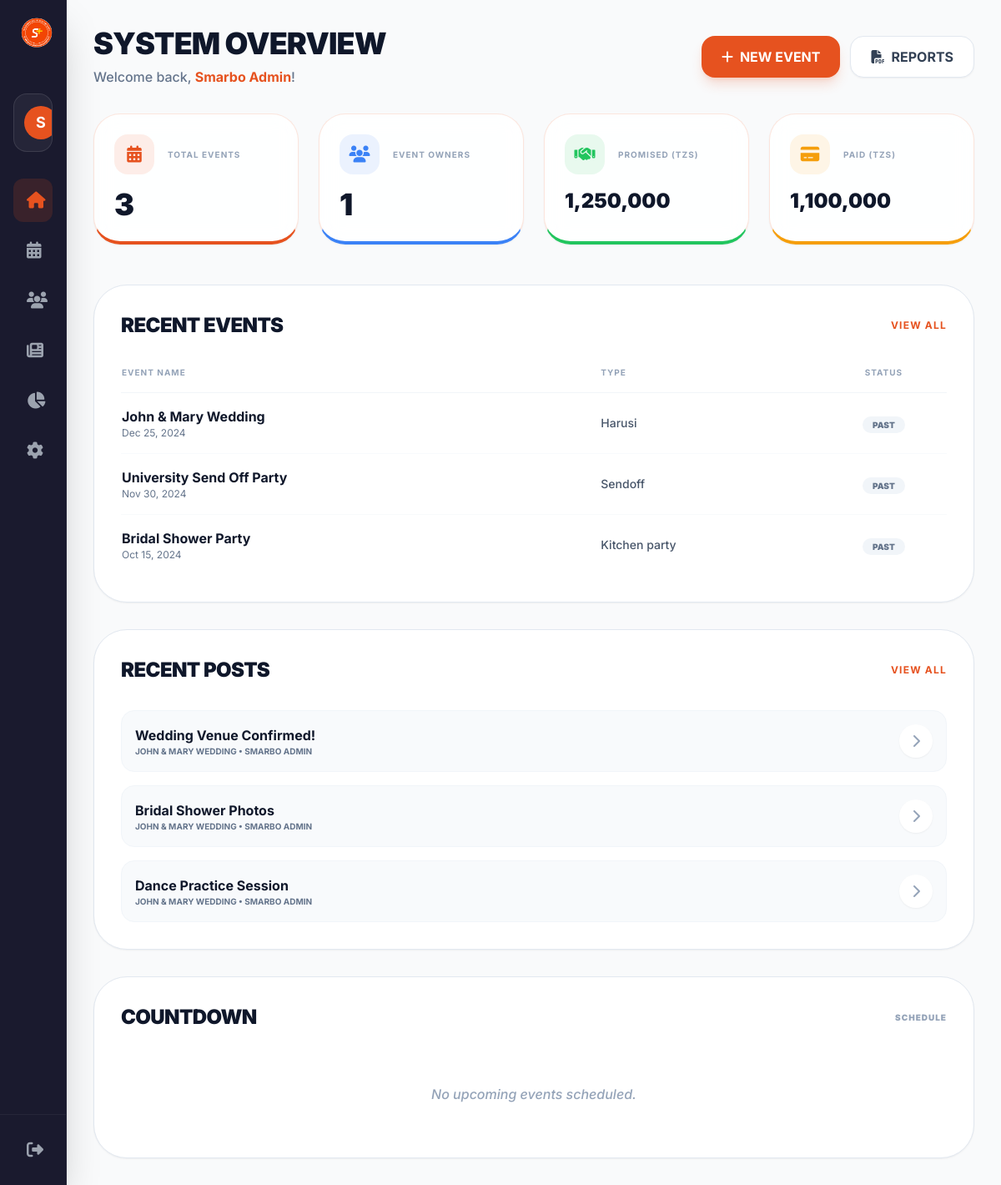
Page /admin/dashboard.php (signed in) on the committed database.
### tables this page shows
CREATE TABLE events (
    id INT AUTO_INCREMENT PRIMARY KEY,
    event_name VARCHAR(200) NOT NULL,
    event_type ENUM('harusi', 'sendoff', 'kitchen_party', 'nyingine') NOT NULL,
    event_date DATE NOT NULL,
    location VARCHAR(200) NOT NULL,
    description TEXT,
    cover_image VARCHAR(255),
    event_owner_id INT NOT NULL,
    created_by INT NOT NULL,
    created_at TIMESTAMP DEFAULT CURRENT_TIMESTAMP,
    updated_at TIMESTAMP DEFAULT CURRENT_TIMESTAMP ON UPDATE CURRENT_TIMESTAMP,
    FOREIGN KEY (event_owner_id) REFERENCES users(id) ON DELETE CASCADE,
    FOREIGN KEY (created_by) REFERENCES users(id) ON DELETE CASCADE
);

CREATE TABLE event_posts (
    id INT AUTO_INCREMENT PRIMARY KEY,
    event_id INT NOT NULL,
    title VARCHAR(200) NOT NULL,
    content TEXT,
    post_type ENUM('update', 'photo', 'video', 'announcement') DEFAULT 'update',
    media_url VARCHAR(255),
    media_type ENUM('image', 'video') DEFAULT 'image',
    posted_by INT NOT NULL,
    created_at TIMESTAMP DEFAULT CURRENT_TIMESTAMP,
    updated_at TIMESTAMP DEFAULT CURRENT_TIMESTAMP ON UPDATE CURRENT_TIMESTAMP,
    FOREIGN KEY (event_id) REFERENCES events(id) ON DELETE CASCADE,
    FOREIGN KEY (posted_by) REFERENCES users(id) ON DELETE CASCADE
);

CREATE TABLE users (
    id INT AUTO_INCREMENT PRIMARY KEY,
    username VARCHAR(50) UNIQUE NOT NULL,
    email VARCHAR(100) UNIQUE NOT NULL,
    password VARCHAR(255) NOT NULL,
    role ENUM('admin', 'event_owner') NOT NULL DEFAULT 'event_owner',
    full_name VARCHAR(100),
    phone VARCHAR(20),
    avatar VARCHAR(255),
    created_at TIMESTAMP DEFAULT CURRENT_TIMESTAMP,
    is_active BOOLEAN DEFAULT TRUE
);

### includes/config.php (called while the page is built, shortened)
<?php
function getConnection() {
    try {
        $conn = new mysqli(DB_HOST, DB_USER, DB_PASS, DB_NAME);
        $conn->set_charset("utf8mb4");
        return $conn;
    } catch (Exception $e) {
        die("Database connection error: " . $e->getMessage());
    }
}
?>

### includes/auth.php (called while the page is built, shortened)
<?php
require_once 'config.php';
class Auth {
    public function isLoggedIn() {
        return isset($_SESSION['user_id']);
    }
    public function getCurrentUser() {
        if ($this->isLoggedIn()) {
            return [
                'id' => $_SESSION['user_id'] ?? null,
                'username' => $_SESSION['username'] ?? null,
                'role' => $_SESSION['role'] ?? null,
                'full_name' => $_SESSION['full_name'] ?? null,
                'email' => $_SESSION['email'] ?? null
            ];
        }
        return null;
    }
}
?>

### includes/functions.php (called while the page is built, shortened)
<?php
require_once 'config.php';
class Functions {
    private $conn;
    public function __construct() {
        $this->conn = getConnection();
    }
    public function getAdminStats() {
        $stats = [];
        $result = $this->conn->query("SELECT COUNT(*) as total FROM events");
        $stats['total_events'] = $result->fetch_assoc()['total'];
        $result = $this->conn->query("SELECT COUNT(*) as total FROM users WHERE role = 'event_owner' AND is_active = 1");
        $stats['total_owners'] = $result->fetch_assoc()['total'];
        $today = date('Y-m-d');
        $stmt = $this->conn->prepare("SELECT COUNT(*) as total FROM events WHERE event_date = ?");
        $stmt->bind_param("s", $today);
        $stmt->execute();
        $stats['today_events'] = $stmt->get_result()->fetch_assoc()['total'];
        $result = $this->conn->query("
            SELECT
                SUM(promised_amount) as total_promised,
                SUM(paid_amount) as total_paid
            FROM contributions
        ");
        $contributions = $result->fetch_assoc();
        $stats['total_promised'] = $contributions['total_promised'] ?? 0;
        $stats['total_paid'] = $contributions['total_paid'] ?? 0;
        $result = $this->conn->query("SELECT COUNT(*) as total FROM event_posts");
        $stats['total_posts'] = $result->fetch_assoc()['total'];
        return $stats;
    }
}
?>

### admin/dashboard.php (the view, shortened to what this page needs)
<?php
require_once 'includes/header.php';
require_once 'includes/sidebar.php';
$recentEvents = $conn->query("
    SELECT e.*, u.full_name as owner_name
    FROM events e
    JOIN users u ON e.event_owner_id = u.id
    ORDER BY e.created_at DESC
    LIMIT 5
");
$upcomingEvents = $conn->query("
    SELECT e.*, u.full_name as owner_name
    FROM events e
    JOIN users u ON e.event_owner_id = u.id
    WHERE e.event_date >= CURDATE()
    ORDER BY e.event_date ASC
    LIMIT 5
");
$recentPosts = $conn->query("
    SELECT ep.*, e.event_name, u.full_name as posted_by_name
    FROM event_posts ep
    JOIN events e ON ep.event_id = e.id
    JOIN users u ON ep.posted_by = u.id
    ORDER BY ep.created_at DESC
    LIMIT 5
");
?>
<main class="flex-1 lg:ml-20 p-4 md:p-8 transition-all duration-300 min-w-0 pb-24 lg:pb-8">
    <div class="flex flex-col md:flex-row md:items-center justify-between mb-8 gap-4">
        <div>
            <h1 class="text-3xl md:text-4xl font-black text-slate-900 mb-2 uppercase tracking-tight">System Overview</h1>
            <p class="text-slate-500 font-medium">Welcome back, <span class="text-primary font-bold"><?php echo htmlspecialchars($user['full_name']); ?></span>!</p>
        </div>
        <div class="flex gap-3">
            <a href="create-event.php" class="flex-1 md:flex-none bg-primary hover:bg-primary-dark text-white px-6 py-3 rounded-2xl font-bold transition-all flex items-center justify-center gap-2 shadow-lg shadow-primary/20">
                <i class="fas fa-plus"></i>
                <span>NEW EVENT</span>
            </a>
            <a href="reports.php" class="flex-1 md:flex-none bg-white hover:bg-slate-50 text-slate-700 px-6 py-3 rounded-2xl font-bold transition-all flex items-center justify-center gap-2 border border-slate-200 shadow-sm">
                <i class="fas fa-file-pdf"></i>
                <span>REPORTS</span>
            </a>
        </div>
    </div>
    <div class="grid grid-cols-1 sm:grid-cols-2 lg:grid-cols-4 gap-6 mb-12">
        <div class="glass p-6 rounded-[32px] border-b-4 border-b-primary shadow-sm group hover:scale-[1.02] transition-transform">
            <div class="flex items-center gap-4 mb-4 text-primary">
                <div class="w-12 h-12 rounded-2xl bg-primary/10 flex items-center justify-center text-xl">
                    <i class="fas fa-calendar-alt"></i>
                </div>
                <span class="font-bold text-[10px] uppercase tracking-widest text-slate-400">Total Events</span>
            </div>
            <div class="text-4xl font-black text-slate-900"><?php echo $stats['total_events']; ?></div>
        </div>
        <div class="glass p-6 rounded-[32px] border-b-4 border-b-blue-500 shadow-sm group hover:scale-[1.02] transition-transform">
            <div class="flex items-center gap-4 mb-4 text-blue-500">
                <div class="w-12 h-12 rounded-2xl bg-blue-500/10 flex items-center justify-center text-xl">
                    <i class="fas fa-users"></i>
                </div>
                <span class="font-bold text-[10px] uppercase tracking-widest text-slate-400">Event Owners</span>
            </div>
            <div class="text-4xl font-black text-slate-900"><?php echo $stats['total_owners']; ?></div>
        </div>
        <div class="glass p-6 rounded-[32px] border-b-4 border-b-green-500 shadow-sm group hover:scale-[1.02] transition-transform">
            <div class="flex items-center gap-4 mb-4 text-green-500">
                <div class="w-12 h-12 rounded-2xl bg-green-500/10 flex items-center justify-center text-xl">
                    <i class="fas fa-handshake"></i>
                </div>
                <span class="font-bold text-[10px] uppercase tracking-widest text-slate-400">Promised (TZS)</span>
            </div>
            <div class="text-2xl xl:text-3xl font-black text-slate-900 truncate"><?php echo number_format($stats['total_promised']); ?></div>
        </div>
        <div class="glass p-6 rounded-[32px] border-b-4 border-b-amber-500 shadow-sm group hover:scale-[1.02] transition-transform">
            <div class="flex items-center gap-4 mb-4 text-amber-500">
                <div class="w-12 h-12 rounded-2xl bg-amber-500/10 flex items-center justify-center text-xl">
                    <i class="fas fa-credit-card"></i>
                </div>
                <span class="font-bold text-[10px] uppercase tracking-widest text-slate-400">Paid (TZS)</span>
            </div>
            <div class="text-2xl xl:text-3xl font-black text-slate-900 truncate"><?php echo number_format($stats['total_paid']); ?></div>
        </div>
    </div>
    <div class="grid grid-cols-1 xl:grid-cols-2 gap-8">
        <div class="space-y-8">
            <div class="bg-white rounded-[40px] p-6 md:p-8 border border-slate-200 shadow-sm">
                <div class="flex items-center justify-between mb-8">
                    <h2 class="text-xl md:text-2xl font-black text-slate-900 uppercase tracking-tight">Recent Events</h2>
                    <a href="events.php" class="text-primary font-bold text-xs hover:underline uppercase tracking-widest">VIEW ALL</a>
                </div>
                <div class="overflow-x-auto">
                    <table class="w-full text-left min-w-[400px]">
                        <thead class="text-[10px] font-black text-slate-400 uppercase tracking-widest border-b border-slate-100">
                            <tr>
                                <th class="pb-4">Event Name</th>
                                <th class="pb-4">Type</th>
                                <th class="pb-4 text-center">Status</th>
                            </tr>
                        </thead>
                        <tbody class="divide-y divide-slate-50">
                            <?php while($event = $recentEvents->fetch_assoc()): ?>
                            <tr class="group">
                                <td class="py-4">
                                    <div class="font-bold text-slate-900 group-hover:text-primary transition-colors"><?php echo htmlspecialchars($event['event_name']); ?></div>
                                    <div class="text-xs text-slate-500"><?php echo date('M d, Y', strtotime($event['event_date'])); ?></div>
                                </td>
                                <td class="py-4 text-sm font-medium text-slate-600">
                                    <?php echo ucfirst(str_replace('_', ' ', $event['event_type'])); ?>
                                </td>
                                <td class="py-4 text-center">
                                    <?php if($event['event_date'] < date('Y-m-d')): ?>
                                        <span class="px-3 py-1 rounded-full bg-slate-100 text-slate-500 text-[10px] font-black uppercase">Past</span>
                                    <?php else: ?>
                                        <span class="px-3 py-1 rounded-full bg-green-500/10 text-green-500 text-[10px] font-black uppercase">Live</span>
                                    <?php endif; ?>
                                </td>
                            </tr>
                            <?php endwhile; ?>
                        </tbody>
                    </table>
                </div>
            </div>
            <div class="bg-white rounded-[40px] p-6 md:p-8 border border-slate-200 shadow-sm">
                <div class="flex items-center justify-between mb-8">
                    <h2 class="text-xl md:text-2xl font-black text-slate-900 uppercase tracking-tight">Recent Posts</h2>
                    <a href="event-posts.php" class="text-primary font-bold text-xs hover:underline uppercase tracking-widest">VIEW ALL</a>
                </div>
                <div class="space-y-4">
                    <?php if ($recentPosts->num_rows > 0): ?>
                        <?php while($post = $recentPosts->fetch_assoc()): ?>
                        <div class="flex items-center justify-between p-4 rounded-2xl bg-slate-50 border border-slate-100 group hover:border-primary/20 transition-all">
                            <div class="overflow-hidden pr-4">
                                <div class="font-bold text-slate-900 truncate"><?php echo htmlspecialchars($post['title']); ?></div>
                                <div class="text-[10px] text-slate-500 font-bold uppercase truncate"><?php echo htmlspecialchars($post['event_name']); ?> • <?php echo htmlspecialchars($post['posted_by_name']); ?></div>
                            </div>
                            <a href="view-post.php?id=<?php echo $post['id']; ?>" class="w-10 h-10 rounded-full bg-white flex items-center justify-center text-slate-400 group-hover:text-primary transition-colors shadow-sm flex-shrink-0">
                                <i class="fas fa-chevron-right"></i>
                            </a>
                        </div>
                        <?php endwhile; ?>
                    <?php else: ?>
                        <p class="text-center py-8 text-slate-400 italic font-medium">No recent posts found.</p>
                    <?php endif; ?>
                </div>
            </div>
        </div>
        <div class="bg-white rounded-[40px] p-6 md:p-8 border border-slate-200 shadow-sm h-fit">
            <div class="flex items-center justify-between mb-8">
                <h2 class="text-xl md:text-2xl font-black text-slate-900 uppercase tracking-tight">Countdown</h2>
                <span class="text-[10px] font-black text-slate-400 uppercase tracking-widest">Schedule</span>
            </div>
            <div class="space-y-6">
                <?php if ($upcomingEvents->num_rows == 0): ?>
                    <p class="text-center py-8 text-slate-400 italic font-medium">No upcoming events scheduled.</p>
                <?php endif; ?>
            </div>
        </div>
    </div>
</main>
<?php require_once 'includes/footer.php'; ?>

### rows in the picture
events: event_name "John & Mary Wedding", event_date "Dec 25, 2024", event_type "Harusi", shows "PAST"
events: event_name "University Send Off Party", event_date "Nov 30, 2024", event_type "Sendoff", shows "PAST"
events: event_name "Bridal Shower Party", event_date "Oct 15, 2024", event_type "Kitchen party", shows "PAST"
event_posts: title "Wedding Venue Confirmed!", event.event_name "JOHN & MARY WEDDING", posted_by.full_name "SMARBO ADMIN"
event_posts: title "Bridal Shower Photos", event.event_name "JOHN & MARY WEDDING", posted_by.full_name "SMARBO ADMIN"
event_posts: title "Dance Practice Session", event.event_name "JOHN & MARY WEDDING", posted_by.full_name "SMARBO ADMIN"

### other values in the picture
substr($user['full_name'] ?? 'A', 0, 1) "S"
$user['full_name'] "Smarbo Admin"
$stats['total_events'] "3"
$stats['total_owners'] "1"
$stats['total_promised'] "1,250,000"
$stats['total_paid'] "1,100,000"
